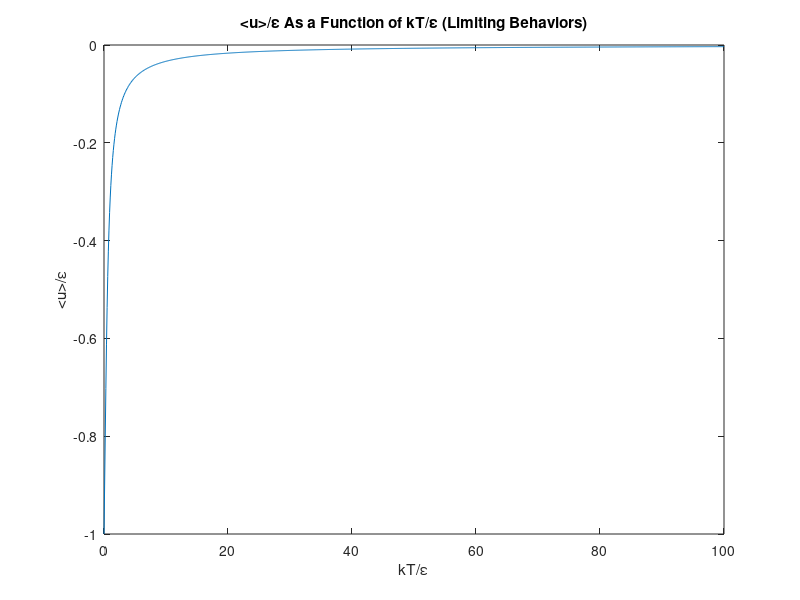

The MATLAB script that drew this image:
%plot for 5b
%define alpha array
alpha = linspace(4,20);

energy = arrayfun(@(x) x - coth(1/x), alpha);

plot(alpha, energy)

title('<u>/\epsilon As a Function of kT/\epsilon');

xlabel('kT/\epsilon') % x-axis label
ylabel('<u>/\epsilon') % y-axis label
%%
%plot for e
%define alpha array
alpha1 = linspace(0,100,1000);

energy1 = arrayfun(@(x) x - coth(1/x), alpha1);

plot(alpha1, energy1)

title('<u>/\epsilon As a Function of kT/\epsilon (Limiting Behaviors)');

xlabel('kT/\epsilon') % x-axis label
ylabel('<u>/\epsilon') % y-axis label